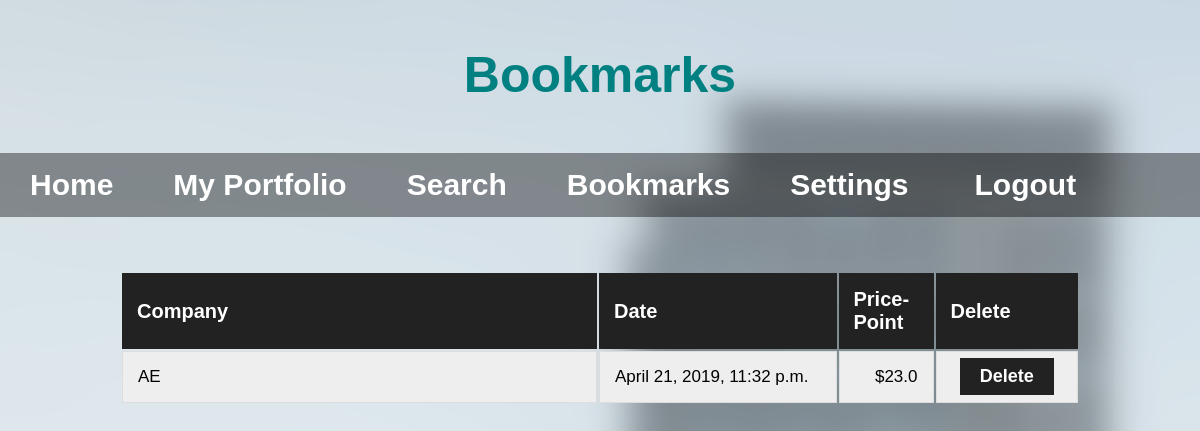
The app's page /bookmarks (signed in) with its own data.
### XChange/models.py (models this page shows)
class Bookmark(models.Model):
    userProfile = models.ForeignKey(UserProfile)
    companyName = models.CharField(max_length=250)
    setDate = models.DateTimeField()
    bookmarkPrice = models.FloatField(max_length=250)
    bookmarkAmount = models.IntegerField(max_length=250)

### XChange/views.py (the view, shortened to what this page needs)
# urls.py: url(r'^bookmarks', views.bookmarks, name='bookmarks'),
def bookmarks(request):
    if not request.user.is_authenticated:
        return redirect('%s?next=%s' % (djSettings.LOGIN_URL, request.path))
    currentProfile = UserProfile.objects.get(user = request.user)
    userBookmarks = Bookmark.objects.filter(userProfile = currentProfile).order_by('companyName')
    return render(request, 'XChange/bookmarks.html', {'userBookmarks': userBookmarks})

### XChange/templates/XChange/bookmarks.html (shortened to what this page needs)
<!DOCTYPE html>
<html>
  <head>
    <link rel="stylesheet" type="text/css" href="/static/XChange/css/bookmarks.css" />
    <link rel="stylesheet" type="text/css" href="/static/XChange/css/common.css" />
  </head>
  <body>
    <h1 id="bookmark-title">Bookmarks</h1>
    <div class="navBarDiv">
      <ul class="navBarList">
        <li class="homeNav"><a href="home.html">Home</a></li>
        <li class="portNav"><a href="myPortfolio.html">My Portfolio</a></li>
        <li class="srchNav"><a href="search.html">Search</a></li>
        <li class="bmarkNav"><a href="#">Bookmarks</a></li>
        <li class="settNav"><a href="settings.html">Settings</a></li>
        <li class="logOut">
                  <form method='POST'>
                    <button type="submit" name="submit" value="Logout">Logout</button>
                  </form></li>
      </ul>
    </div>
    <br>
    <div id="tableDiv">
      <table id = "tableBookmark">
        <col id="compNameBook">
        <col id="dateBook">
        <col id="priceBook">
        <col id="deleteButton">
        <tr>
          <th>Company</th>
          <th>Date</th>
          <th class="rightAlignPrice">Price-Point</th>
          <th id="deleteHeader">Delete</th>
        </tr>
        {% for b in userBookmarks %}
          <tr>
            <td>{{b.companyName}}</td>
            <td>{{b.setDate}}</td>
            <td class="rightAlignPrice">${{b.bookmarkPrice}}</td>
            <td class="deleteCell">
            <form method='POST'>
                <button type="submit" name="delete" value="{{b.id}}">Delete</button>
            </form>
            </td>
          </tr>
        {% endfor %}
      </table>
    </div>
  </body>
</html>

### XChange/static/XChange/css/bookmarks.css (style rules this page uses)
#bookmark-title { color: teal; text-align: center; padding-top: 1%; font-family: 'Arial'; font-size: 50px; }
#tableDiv { width: 80%; margin: auto; }
#tableBookmark { padding-top: 20px; }
#tableBookmark td { border: 1px solid #ddd; }
#deleteHeader { text-align: center; }
#tableBookmark th { text-align: left; background-color: #222; color: white; font-family: Arial; font-size: 20px; border: none; }
#tableBookmark td, th { padding: 15px; font-size: 17px; font-family: Arial; }
#tableBookmark tr:nth-child(odd) { background-color: #dddddd; }
#tableBookmark tr:nth-child(even) { background-color: #eeeeee; }
#tableBookmark button { background-color: #222; color: white; font-size: 18px; font-family: Arial; padding: 8px; padding-right: 20px; padding-left: 20px; margin: -15px; border: none; justify-content: center; font-weight: bold; }
.deleteCell { text-align: center; }
table { width: 100%; margin: auto; }
#compNameBook { width: 50%; }
#dateBook { width: 25%; }
#priceBook { width: 10%; }
table .rightAlignPrice { text-align: right; }
body { background-image: url("/static/XChange/images/bookmarkCity.png"); background-size: 2000px 1333px; }

### XChange/static/XChange/css/common.css (style rules this page uses)
body { margin: 0; padding: 0; }
.navBarDiv { margin: auto; overflow: hidden; width: 100%; }
.navBarList { list-style-type: none; overflow: hidden; padding: 0; background-color: black; background-color: rgba(0, 0, 0, .4); }
li { float: left; }
li a { display: block; text-decoration: none; color: white; padding: 15px 30px 15px 30px; text-align: center; font-weight: bold; font-family: "Arial"; font-size: 30px; }
.logOut button { border: none; background-color: rgba(0, 0, 0, 0); color: white; text-align: center; font-weight: bold; font-family: "Arial"; font-size: 30px; }
.logOut { display: block; text-decoration: none; padding: 14px 30px 14px 30px; text-align: center; font-weight: bold; font-family: "Arial"; }

### records on screen
Bookmark: companyName "AE", setDate "April 21, 2019, 11:32 p.m.", bookmarkPrice "23.0", {{ b.id }} 4 (drawn)
